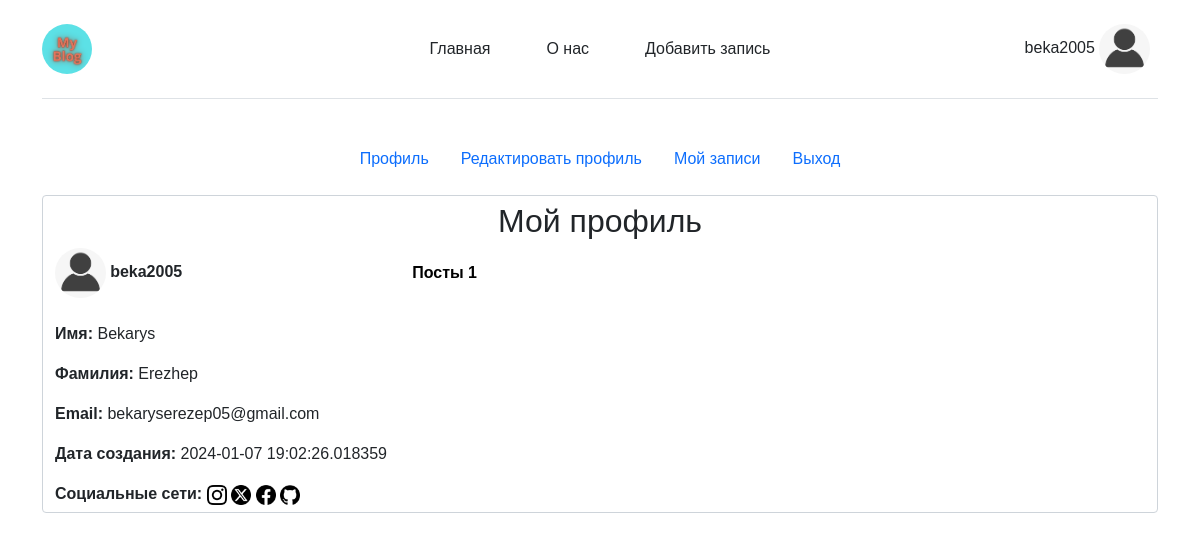
Page /profile/1 (signed in) on the committed database.
### app.py (models this page shows)
class UserInfo(db.Model, UserMixin):
    id = db.Column(db.Integer, primary_key=True)
    first_name = db.Column(db.String(100), nullable=False)
    last_name = db.Column(db.String(100), nullable=False)
    username = db.Column(db.String(100), unique=True, nullable=False)
    email = db.Column(db.String(120), unique=True, nullable=False)
    password = db.Column(db.String(300), nullable=False)
    instagram = db.Column(db.String(255))  # URL социальных сетей (может быть JSON или текстовым полем)
    x = db.Column(db.String(255))
    facebook = db.Column(db.String(255))
    github = db.Column(db.String(255))
    active = db.Column(db.Boolean, default=False)  # Поле "активный"
    created_at = db.Column(db.DateTime, default=datetime.utcnow)  # Поле "дата создания"
    last_active_at = db.Column(db.DateTime, default=datetime.utcnow, onupdate=datetime.utcnow)  # Поле "последнее время активности"
    articles = db.relationship('Article', backref='author', lazy=True)

### app.py (the view)
@app.route('/profile/<int:id>')
@login_required
def profile(id):
    user = UserInfo.query.get(id)
    posts_count = Article.query.filter_by(user_id=id).count()
    return render_template('profile.html', p = posts_count, user=user)

### app.py (called while the page is built)
@login_manager.user_loader
def load_user(user_id):
    return UserInfo.query.get(int(user_id))

### templates/profile.html (shortened to what this page needs)
{% extends 'base.html' %}
{% block content %}
    {% if user.id == current_user.id %}
    {% include 'nav_in.html' %}
    {% endif %}
    <div class="container profile-container form-control">
        {% if user.id == current_user.id %}
            <h2 class="text-center">Мой профиль</h1>
        {% else %}
            <h2 class="text-center">Профиль пользователя - {{ user.username }}</h2>
        {% endif %}
        <div class="profile-avatar">
            <span>
            <img class="logo1" src="{{ url_for('static', filename='img/avatar.png') }}" alt="default-avatar" height="50">
            <strong>{{ current_user.username }}</strong>
            </span>
            <span class="pad"><a href="{{ url_for('posts', id = user.id) }}" class="profile-link">Посты {{ p }}</a></span>
        </div>
        <br>
        <p><strong>Имя:</strong> {{ user.first_name }}</p>
        <p><strong>Фамилия:</strong> {{ user.last_name }}</p>
        <p><strong>Email:</strong> {{ user.email }}</p>
        <p><strong>Дата создания:</strong> {{ user.created_at }}</p>
        <div class="messages">
            <strong>Социальные сети:</strong>
            {% set ms = ["", "None"] %}
            {% if not (user.instagram in ms) %}
                <a href="{{ user.instagram }}" target="_blank"><img src="{{ url_for('static', filename = 'img/instagram.png') }}" alt="instagram" height="20"></a>
            {% endif %}
            {% if not user.x in ms %}
                <a href="{{ user.x }}" target="_blank"><img src="{{ url_for('static', filename = 'img/x.png') }}" alt="X" height="20"></a>
            {% endif %}
            {% if not user.facebook in ms %}
                <a href="{{ user.facebook }}" target="_blank"><img src="{{ url_for('static', filename = 'img/facebook.png') }}" alt="Facebook" height="20"></a>
            {% endif %}
            {% if not user.github in ms %}
                <a href="{{ user.github }}" target="_blank"><img src="{{ url_for('static', filename = 'img/github.png') }}" alt="GitHub" height="20"></a>
            {% endif %}
        </div>
    </div>
{% endblock %}

### templates/base.html (shortened to what this page needs)
<!DOCTYPE html>
<html lang="ru">
<head>
    <link href="https://cdn.jsdelivr.net/npm/bootstrap@5.0.2/dist/css/bootstrap.min.css" rel="stylesheet">
    <link rel="stylesheet" href="{{ url_for('static', filename='css/main.css') }}">
</head>
<body>
    <div class="container">
        <header class="d-flex flex-wrap align-items-center justify-content-center justify-content-md-between py-3 mb-4 border-bottom">
          <a href="/" class="d-flex align-items-center col-md-3 mb-2 mb-md-0 text-dark text-decoration-none">
            <img class="logo1 bi me-2" height="50" src="{{ url_for('static', filename='img/my_blog.png') }}">
          </a>
          <ul class="nav col-12 col-md-auto mb-2 justify-content-center mb-md-0 nav-css">
            <li><a href="{{ url_for('home') }}" class="nav-link px-2 link-dark">Главная</a></li>
            <li><a href="{{ url_for('about') }}" class="nav-link px-2 link-dark">О нас</a></li>
            <li><a href="{{ url_for('add_post') }}" class="nav-link px-2 link-dark">Добавить запись</a></li>
          </ul>
          {% if not current_user.is_authenticated %}
          <div class="col-md-3 text-end">
            <a href="{{ url_for('login') }}" class="btn btn-outline-primary me-2">Войти</a>
            <a href="{{ url_for('register') }}" class="btn btn-outline-primary me-2">Регистрация</a>
          </div>
          {% else %}
          <div class="col-md-3 text-end">
            <a href="{{ url_for('profile', id = current_user.id) }}" class="nav-link px-2 link-dark">
              {{ current_user.username }}
              <img class="logo1" src="{{ url_for('static', filename='img/avatar.png') }}" alt="default-avatar" height="50">
          </a>
          </div>
          {% endif %}
        </header>
      </div>
    <div class="container">
        {% block content %}
        {% endblock %}
    </div>
</body>
</html>

### templates/nav_in.html
<header class="d-flex justify-content-center py-3">
    <ul class="nav nav-pills">
        <li class="nav-item"><a href="{{ url_for('profile', id = current_user.id) }}" class="nav-link">Профиль</a></li>
        <li class="nav-item"><a href="{{ url_for('edit_profile') }}" class="nav-link">Редактировать профиль</a></li>
        <li class="nav-item"><a href="{{ url_for('my_posts') }}" class="nav-link">Мой записи</a></li>
        <li class="nav-item"><a href="{{ url_for('logout') }}" class="nav-link">Выход</a></li>
    </ul>
</header>

### static/css/main.css (style rules this page uses)
.logo1 { border-radius: 50%; }
a { text-decoration: none; }
.profile-avatar { display: flex; justify-content: start; text-align: center; align-items: center; }
.profile-avatar > span > a { margin: 0 30px; color: black; font-weight: 600 ; }
.pad { margin-left: 200px; }
* { box-sizing: border-box; }
body { background-color: #fff; min-height: 100vh; font-family: "Fira Sans", sans-serif; }
.nav-css > li > a { margin: 0 20px; }

### rows in the picture
UserInfo: username "beka2005", first_name "Bekarys", last_name "Erezhep", email "bekaryserezep05@gmail.com", created_at "2024-01-07 19:02:26.018359"

### other values in the picture
{{ p }} "1"
